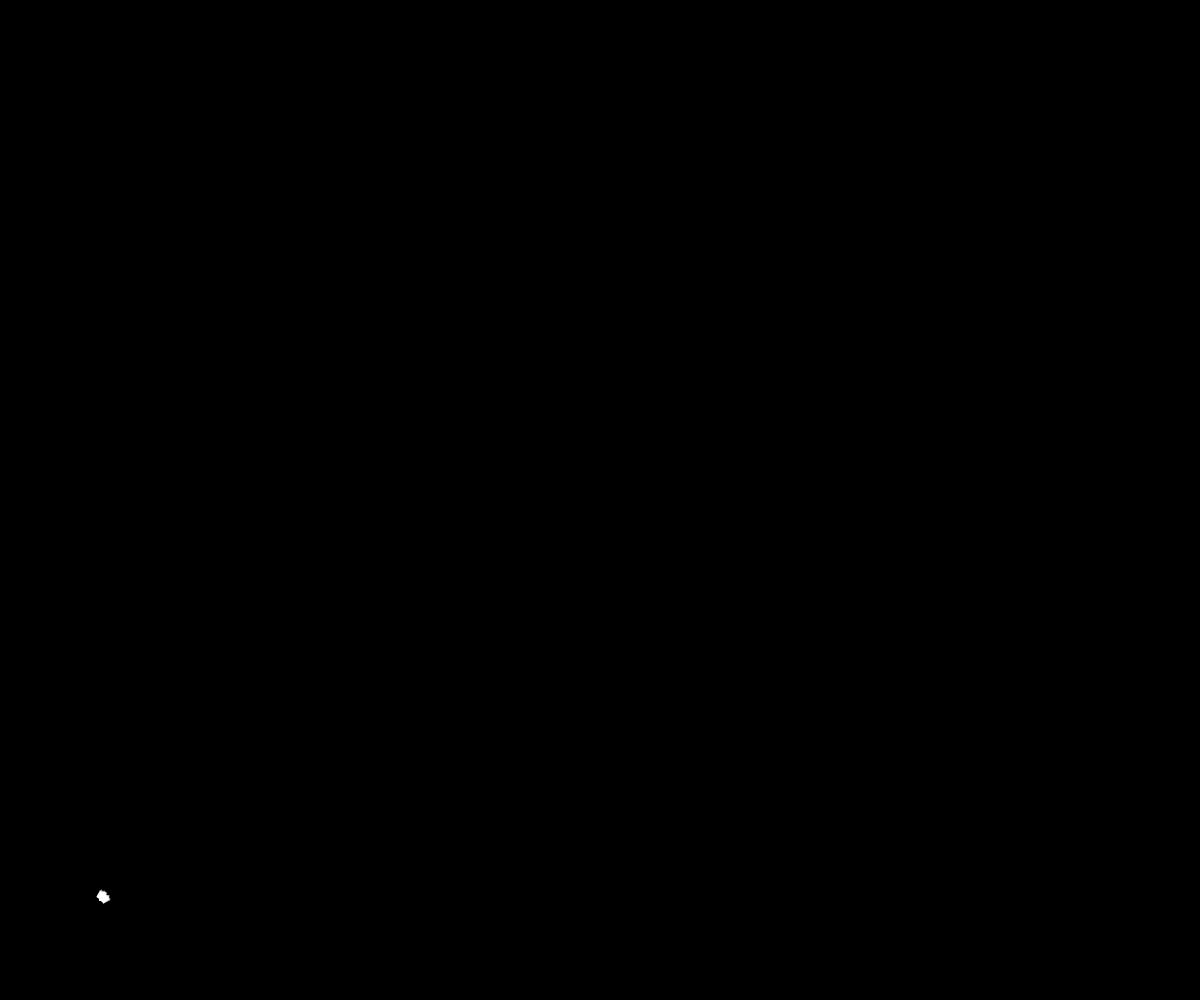
Frame 1 (no input)
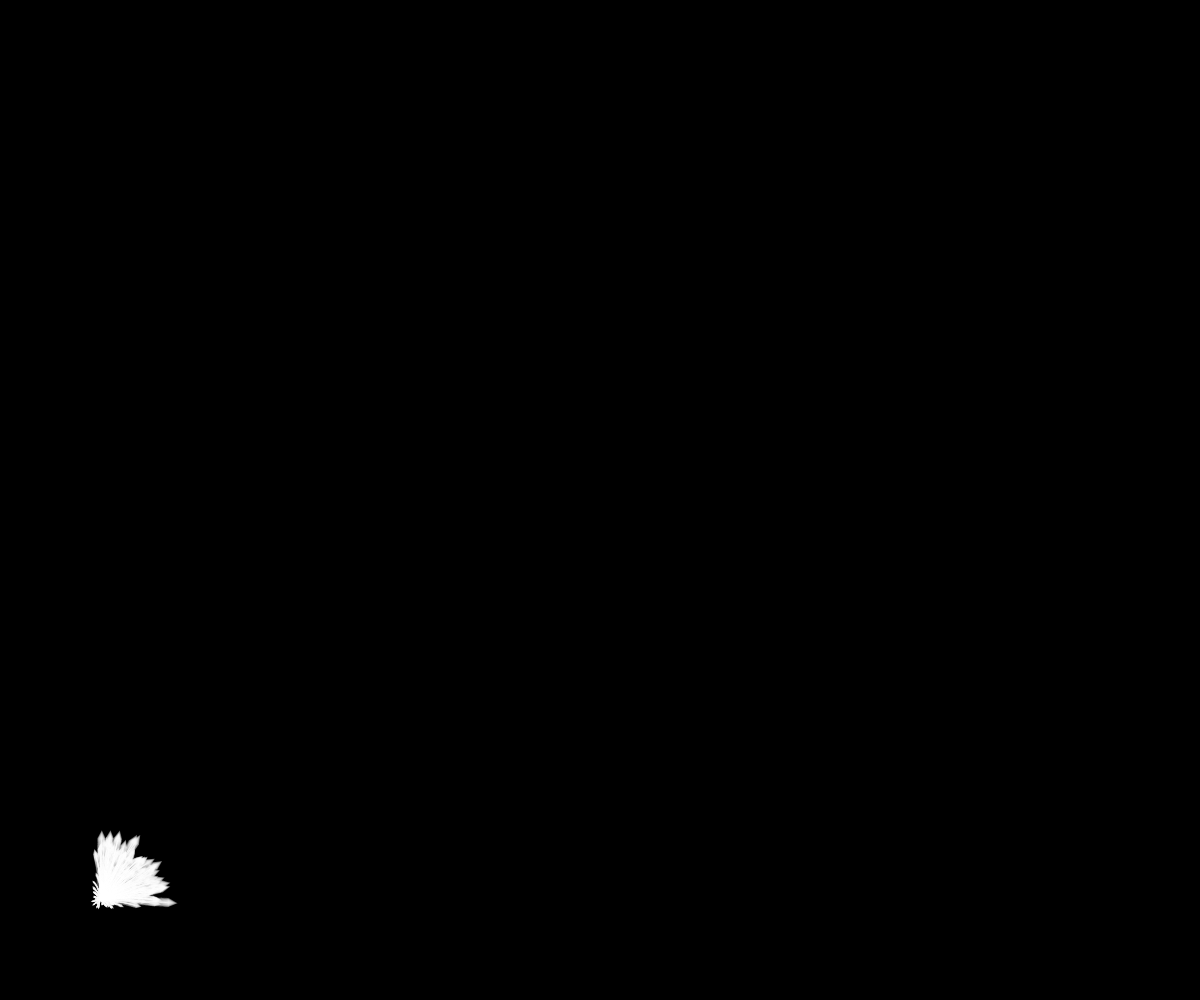
Frame 60 (no input)
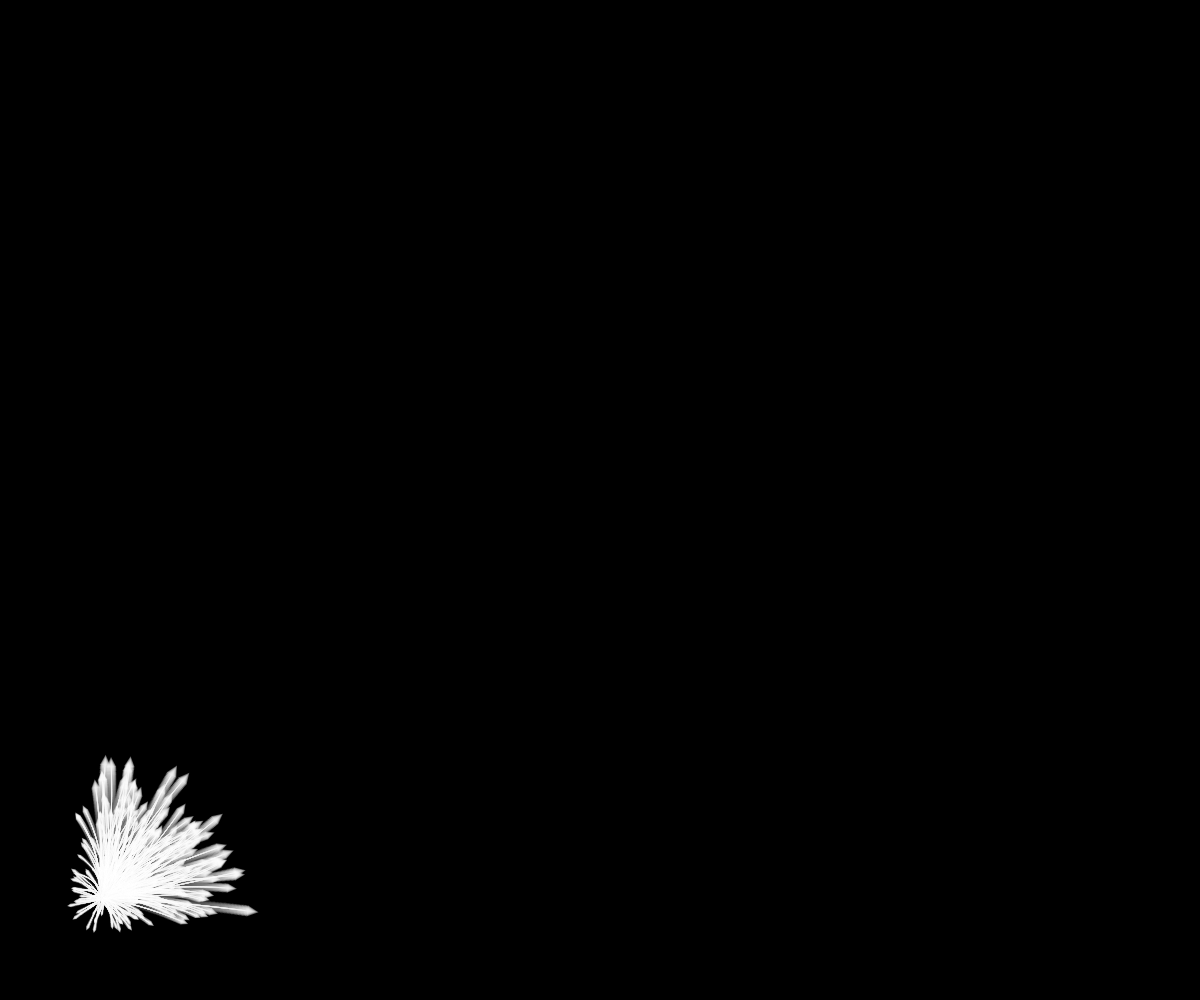
Frame 120 (the mouse pressed at the canvas centre since frame 60)

The p5.js sketch that drew these frames (run headless with seeded random() and noise() and a simulated clock; from frame 60 on, the mouse is pressed at the canvas centre):

// p5.js sketch
// ── sketch.js

var particles = [];
var n = 300;

function setup() {
  createCanvas(windowWidth, windowHeight);
  background(0);
  
  // create particles
  for (var i = 0; i < n; i++) {
    particles[i] = new Particle(new p5.Vector(100, height-100));
  }
  strokeWeight(1)
}

function draw() {
  background(0, 7);
  // draw the particles
  for (var i = 0; i < particles.length; i++) {
    particles[i].update();
    particles[i].draw();
  }
}



// ---------------
// Particle.pde
// Based on the Particle class from: http://www.shiffman.net/teaching/nature/particles/
// ---------------
function Particle(l) {
  this.counter = 0;
  this.randmin = -HALF_PI;
  this.randmax = 0;

    
  this.r = random(0, TWO_PI);
  this.x = cos(this.r);
  this.y = sin(this.r);
  this.acc = new p5.Vector(this.x / 250, this.y / 250);

  this.q = random(0, 1);
  this.r = random(this.randmin, this.randmax);
  this.x = cos(this.r) * this.q;
  this.y = sin(this.r) * this.q;
  this.vel = new p5.Vector(this.x, this.y);
  this.loc = l.copy();    
  this.hist = [];



  // update location
  this.update = function() {
    this.vel.add(this.acc);
    this.loc.add(this.vel);
    // save location every 10 frames
    if (frameCount % 10 == 0 && this.counter < n) { // pend
        this.hist.push(this.loc.copy());
      if (this.counter < 10) {
        this.counter++;
      }
    }
  }

  // draw particle
  this.draw = function() {
    fill(255,50);
    this.drawArrowHead(this.vel,this.loc,10);
    noFill();
    // draw history path
    stroke(255, 100);
    beginShape();
    for (var i=this.hist.length-this.counter; i < this.hist.length; i++) {
      vertex(this.hist[i].x,this.hist[i].y);
    }
    if (this.counter > 0) vertex(this.loc.x, this.loc.y);
    endShape();
  }
  
  
   this.drawArrowHead = function(v, loc, scale) {
    push();
    var arrowsize = 8;
    // Translate to location to render vector
    translate(loc.x, loc.y);
    
    // rotate to heading
    rotate(v.heading());

    // Calculate length of vector & scale it to be bigger or smaller if necessary
    var len = v.mag()*scale;
    arrowsize = map(len, 0, 10, 0, 1) * arrowsize;

    // Draw point
    stroke(255, 100);
    fill(255, 100);
    line(0,0,len-arrowsize,0);
    noStroke();
    beginShape();
    vertex(len,0);
    vertex(len-arrowsize,+arrowsize/2);
    vertex(len-arrowsize,-arrowsize/2);
    endShape(CLOSE);
    pop();
  }
}
// ── index2.html
<html>
  <head>
    <script type="text/javascript" src="https://cdnjs.cloudflare.com/ajax/libs/p5.js/0.4.6/p5.js"></script>
    <script type="text/javascript" src="sketch2.js"></script>
    <link rel="stylesheet" type="text/css" href="../../style.css">
  </head>
  <body>
  <div id="src"><a href="sketch2.js">source code</a><br>adapted from FORM+CODE</div>
  </body>
</html>
// ── sketch2.js

  
var spacing = 50; // number of cells
var bd = 50; // base line length
var sp = 0.004; // rotation speed step
var sl = .97; // slow down rate
 
var all = [];
 
function det(x1, y1, x2, y2, x3, y3) {
  return ((x2-x1)*(y3-y1) - (x3-x1)*(y2-y1));
}
 
function Cell(x, y) {
  this.x=x;
  this.y=y;
  this.s = 0; // spin velocity
  this.c = 0; // current angle
  
  this.sense = function() {
    if(pmouseX != 0 || pmouseY != 0)
      this.s += sp * det(this.x, this.y, pmouseX, pmouseY, mouseX, mouseY) / (dist(this.x, this.y, mouseX, mouseY) + 1);
    this.s *= sl;
    this.c += this.s;
    var d = bd * this.s + .001;
    line(this.x, this.y, this.x + d * cos(this.c), this.y + d * sin(this.c));
  };
}
 
function setup(){
  createCanvas(windowWidth, windowHeight);
  stroke(0);
  for(var x = 0; x < width; x+= spacing)
    for(var y = 0; y < height; y+= spacing)
      all.push(new Cell(x, y));
}
 
function draw() {
  background(255);
  translate(spacing / 2, spacing / 2);
  for(var i=0; i<all.length; i++) {
    all[i].sense();
  }
}
 
function mousePressed() {
  for(var i=0; i<all.length; i++) {
    all[i].c = 0;
  }
}
